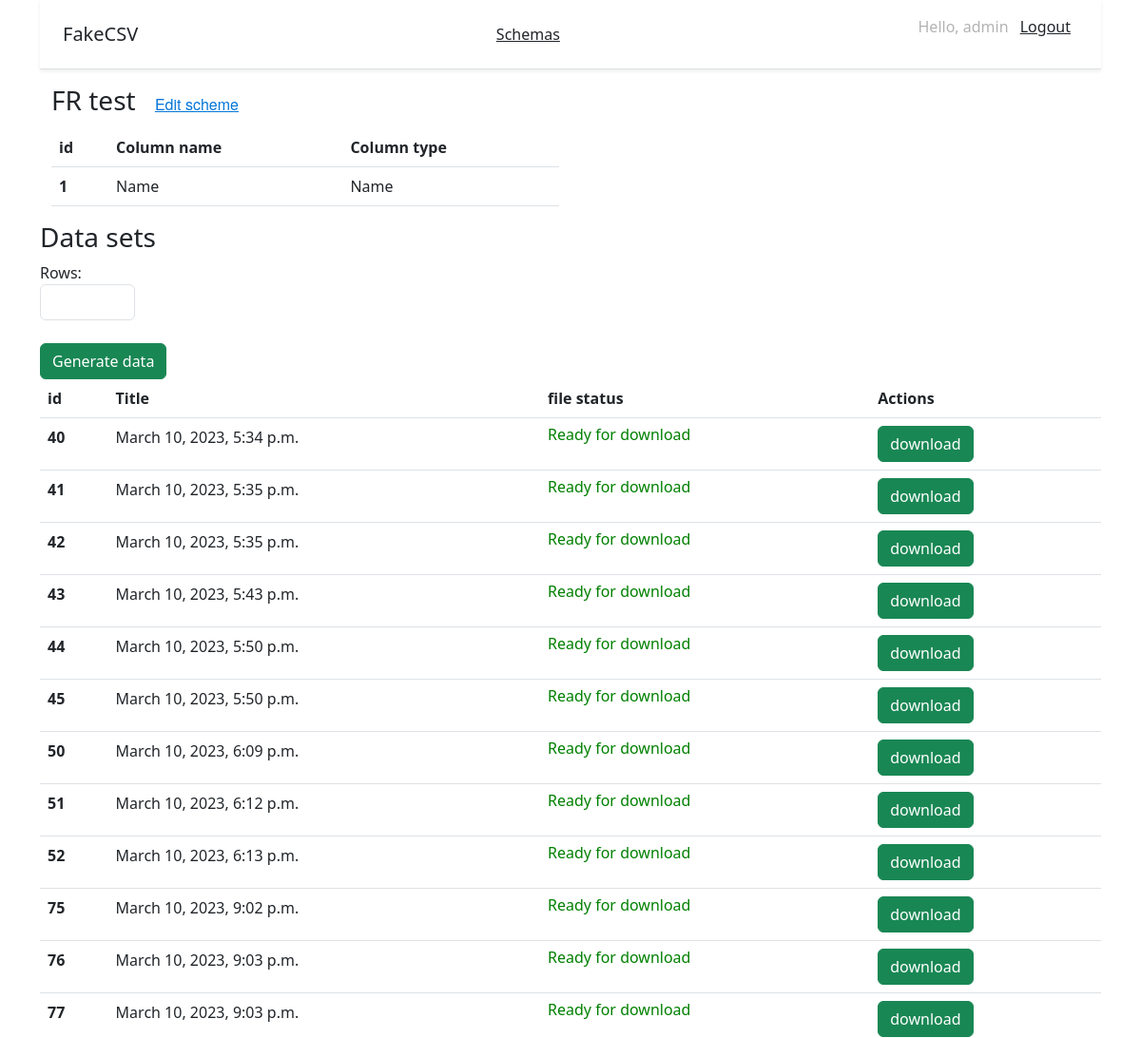
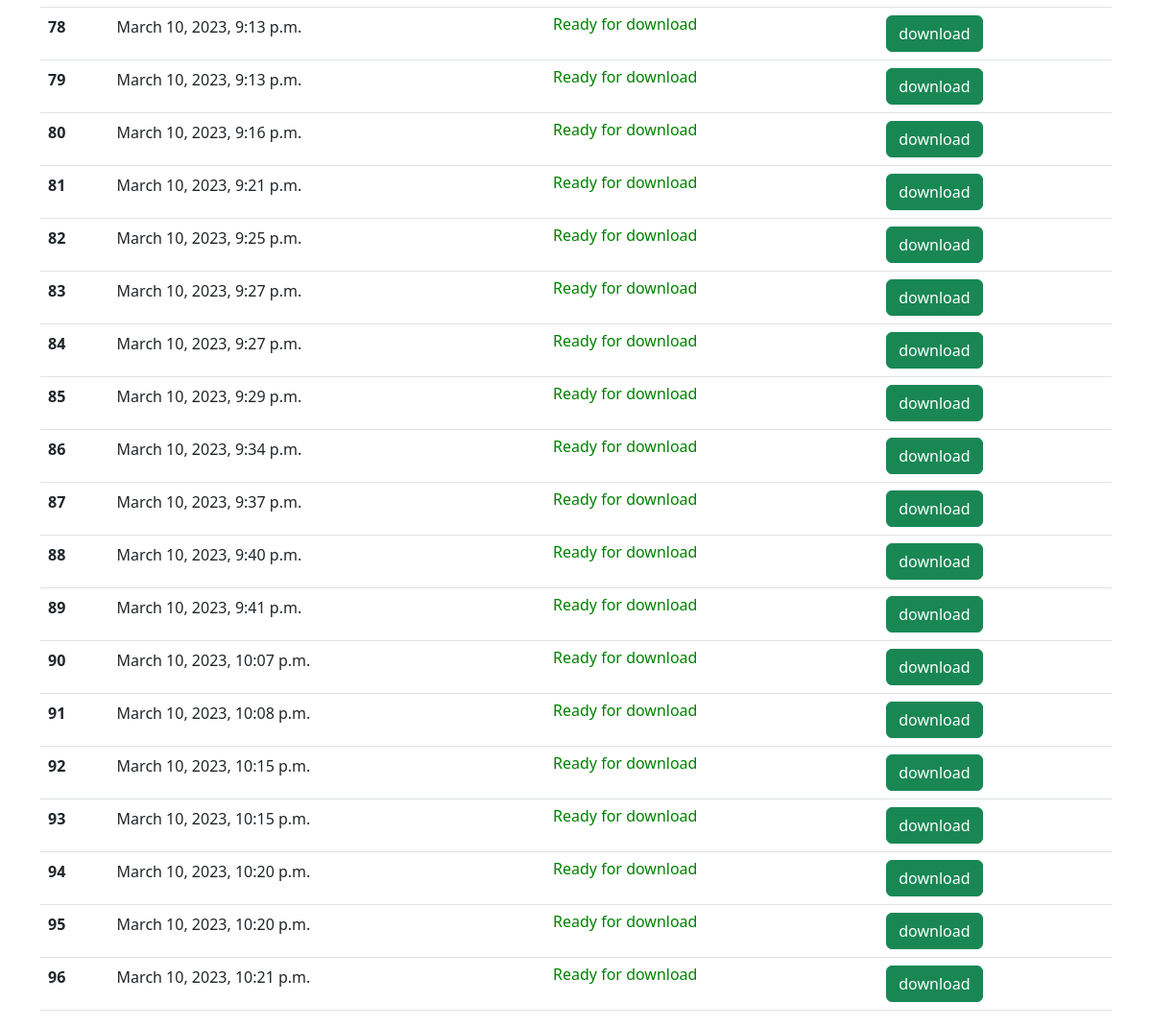
Page /generate_csv/6/ (signed in) on the committed database (2 pictures, top to bottom).
### mystical_users/models.py (models this page shows, shortened)
class Schema(models.Model):
    title = models.CharField(max_length=100, verbose_name='Title', blank=True)
    modified = models.DateTimeField(auto_now_add=True, verbose_name='Modified')

class Column(models.Model):
    name = models.CharField(max_length=60)
    type = models.CharField(max_length=20)
    order = models.IntegerField()
    number = models.IntegerField(blank=True, null=True)
    start = models.IntegerField(blank=True, null=True)
    end = models.IntegerField(blank=True, null=True)
    schema = models.ForeignKey(Schema, on_delete=models.CASCADE, blank=True)

class File(models.Model):
    path = models.CharField(max_length=500, null=True)
    name = models.CharField(max_length=500, null=True)
    created = models.DateTimeField(auto_now_add=True, verbose_name='Created', null=True)
    file = models.FileField(null=True, upload_to='file')
    schema = models.ForeignKey(Schema, on_delete=models.CASCADE, blank=True)

### mystical_users/views.py (the view)
# urls.py: path('generate_csv/<int:schema_id>/', views.generate_csv, name='generate_csv'),
@login_required
def generate_csv(request, schema_id):
    current_columns = Column.objects.filter(schema_id=schema_id).all()
    current_schema = Schema.objects.get(pk=schema_id)
    files = File.objects.filter(schema_id=schema_id).all()
    context = {
        'files': files,
        'current_schema': current_schema,
        'current_columns': current_columns
    }
    return render(request, 'generate_csv.html', context)

### mystical_users/templates/generate_csv.html (shortened to what this page needs)
{% extends 'base.html' %}
{% block content %}
<div class="container">
  <div class="row">
    <div class="col">
      <h3>
        {{ current_schema.title }}
        <small class="text-muted">
          <a class="btn btn-link" href="/generate_csv/{{ current_schema.id }}" id="Edit">Edit scheme</a>
        </small>
      </h3>
    </div>
  </div>
  <div class="row">
    <div class="col">
      <table class="table">
        <thead>
          <tr>
            <th scope="col">id</th>
            <th scope="col">Column name</th>
            <th scope="col">Column type</th>
          </tr>
        </thead>
        <tbody>
          {% for item in current_columns %}
          <tr>
            <th scope="row">{{ item.order }}</th>
            <td>{{ item.name }}</td>
            <td>{{ item.type }}</td>
          </tr>
          {% endfor %}
        </tbody>
      </table>
    </div>
    <div class="col">
    </div>
  </div>
</div>
<div class="row">
  <div class="col">
    <h3>Data sets</h3>
  </div>
  <div class="col">
  </div>
  <div class="col">
  </div>
  <div class="col">
  </div>
  <form id="myForm" method="post" enctype="multipart/form-data">
    <div class="col">
      Rows:
      <input type="number" class="form-control" value="start" name="count" style="width: 100px;" required>
    </div>
    <div class="col">
      <br>
      <button id="submit-button" class="btn btn-success" type="submit">Generate data</button>
    </div>
  </form>
</div>
<table class="table" id="second-table">
  <thead>
    <tr>
      <th scope="col">id</th>
      <th scope="col">Title</th>
      <th scope="col">file status</th>
      <th scope="col">Actions</th>
    </tr>
  </thead>
  <tbody>
    {% for item in files %}
    <tr>
      <th scope="row">{{ item.id }}</th>
      <td>{{ item.created }}</td>
      <td><h6 style="color: green;">Ready for download</h6> </td>
      <td><a id="download-button-{{ item.id }}" class="btn btn-success">download</a></td>
    </tr>
    {% endfor %}
  </tbody>
</table>
{% endblock %}

### mystical_users/templates/base.html (shortened to what this page needs)
<!doctype html>
<html lang="ru">
<head>
    <link href="https://cdn.jsdelivr.net/npm/bootstrap@5.3.0-alpha1/dist/css/bootstrap.min.css" rel="stylesheet">
    {% load static %}
    {% block extrastyle %}
    <link rel="stylesheet" href="{% static 'css/login.css' %}">
    <link rel="stylesheet" href="{% static 'css/schemas.css' %}">
    {% endblock %}
</head>
<body>
<div class="container">
  <div class="d-flex flex-column flex-md-row align-items-center justify-content-between p-3 px-md-4 mb-3 bg-white border-bottom shadow-sm">
      <div>
      <h5 class="my-0 font-weight-normal">FakeCSV</h5>
         </div>
         <div>
      <a class="p-2 text-dark" href="{% url 'schemas' %}">Schemas</a>
        </div>
    {% if request.user.is_authenticated %}
    <nav class="my-2 my-md-0" style="color: rgba(0, 0, 0, 0.3);">
      <p>Hello, {{ request.user.username }} <a class="p-2 text-dark" href="{% url 'logout' %}">Logout</a></p>
    </nav>
    {% endif %}
  </div>
</div>
    <div class="container">
        {% block content %}{% endblock %}
    </div>
</body>
</html>

### static/css/schemas.css (style rules this page uses)
#Edit { font-family: 'Helvetica Neue'; font-style: normal; font-weight: 400; font-size: 16px; line-height: 21px; color: #0275D8; }

### rows in the picture
Schema: title "FR test"
Column: order "1", name "Name", type "Name"
File: id "40", created "March 10, 2023, 5:34 p.m."
File: id "41", created "March 10, 2023, 5:35 p.m."
File: id "42", created "March 10, 2023, 5:35 p.m."
File: id "43", created "March 10, 2023, 5:43 p.m."
File: id "44", created "March 10, 2023, 5:50 p.m."
File: id "45", created "March 10, 2023, 5:50 p.m."
File: id "50", created "March 10, 2023, 6:09 p.m."
File: id "51", created "March 10, 2023, 6:12 p.m."
File: id "52", created "March 10, 2023, 6:13 p.m."
File: id "75", created "March 10, 2023, 9:02 p.m."
File: id "76", created "March 10, 2023, 9:03 p.m."
File: id "77", created "March 10, 2023, 9:03 p.m."
File: id "78", created "March 10, 2023, 9:13 p.m."
File: id "79", created "March 10, 2023, 9:13 p.m."
File: id "80", created "March 10, 2023, 9:16 p.m."
File: id "81", created "March 10, 2023, 9:21 p.m."
File: id "82", created "March 10, 2023, 9:25 p.m."
File: id "83", created "March 10, 2023, 9:27 p.m."
File: id "84", created "March 10, 2023, 9:27 p.m."
File: id "85", created "March 10, 2023, 9:29 p.m."
File: id "86", created "March 10, 2023, 9:34 p.m."
File: id "87", created "March 10, 2023, 9:37 p.m."
File: id "88", created "March 10, 2023, 9:40 p.m."
File: id "89", created "March 10, 2023, 9:41 p.m."
File: id "90", created "March 10, 2023, 10:07 p.m."
File: id "91", created "March 10, 2023, 10:08 p.m."
File: id "92", created "March 10, 2023, 10:15 p.m."
File: id "93", created "March 10, 2023, 10:15 p.m."
File: id "94", created "March 10, 2023, 10:20 p.m."
File: id "95", created "March 10, 2023, 10:20 p.m."
File: id "96", created "March 10, 2023, 10:21 p.m."

### other values in the picture
{{ request.user.username }} "admin"
